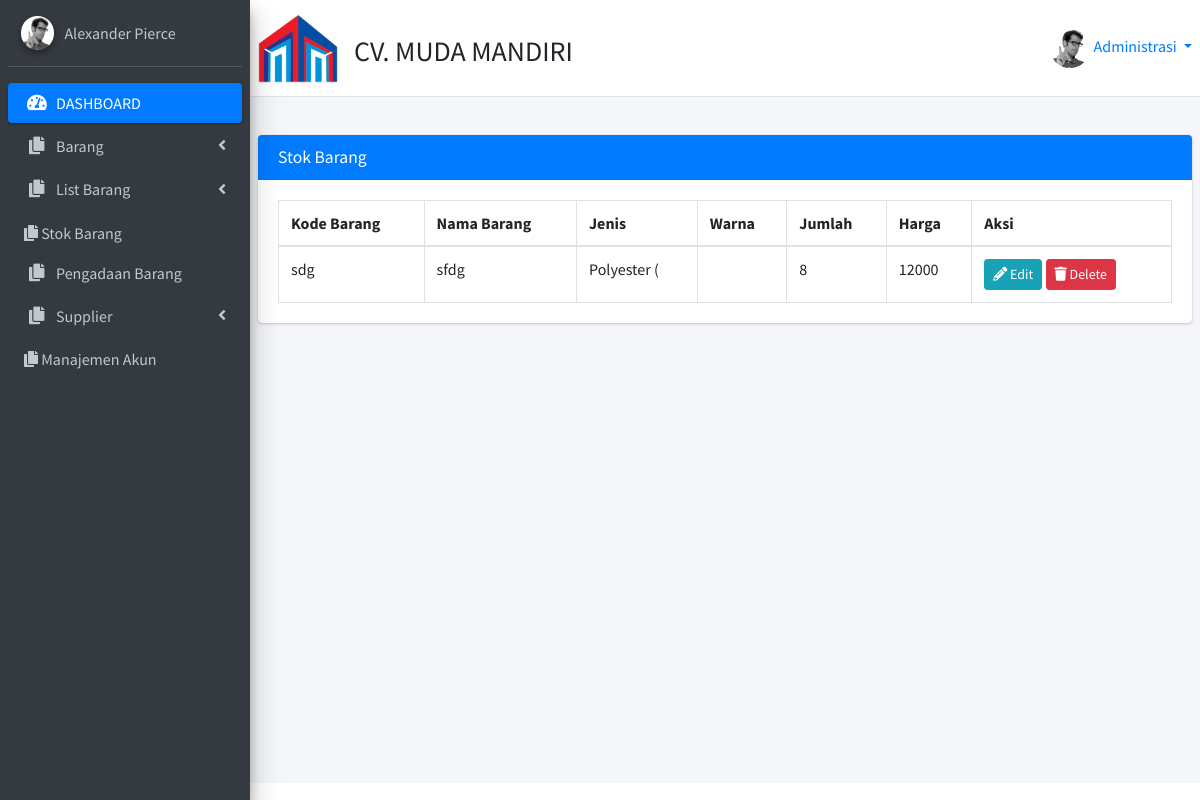
Screenshot of /stok_barang.php (signed in) with the database file from the repository.
### tables this page shows
CREATE TABLE `barang` (
  `kode_barang` varchar(10) NOT NULL,
  `nama_barang` varchar(15) NOT NULL,
  `harga` int(20) NOT NULL,
  `jumlah` int(3) NOT NULL,
  `jenis` varchar(30) NOT NULL,
  `kode_warna` int(11) NOT NULL,
  `updated_time` timestamp NOT NULL DEFAULT CURRENT_TIMESTAMP ON UPDATE CURRENT_TIMESTAMP,
  `total` int(11) DEFAULT NULL,
  `supplier` varchar(50) DEFAULT NULL
);

### stok_barang.php (the view, shortened to what this page needs)
<html>
<?php include ('header.php');?>
<body>
<?php
		$link = mysqli_connect("localhost", "root", "", "mudamandiri");
		?>
    <div class = "wrapper">
        <?php include ("navbar.php"); ?>
        <?php include ("sidebar.php"); ?>
    <div class="content-wrapper">
        <section class="content-header">
    </section>
            <section class="content">
    <div class="row">
        <div class="col-12">
        <div class="card card-primary">
        <div class="card-header">
                <h3 class="card-title">Stok Barang</h3>
              </div>
            <div class="card-body">
            <table id="example2" class="table table-bordered table-hover">
                <thead>
                <tr>
                <th>Kode Barang</th>
                <th>Nama Barang</th>
                <th>Jenis</th>
                <th>Warna</th>
                <th>Jumlah</th>
                <th>Harga</th>
                <th>Aksi</th>
                </tr>
                </thead>
                <tbody>
                <?php
													$sql="SELECT * FROM barang";
													$result=mysqli_query($link,$sql);
													while($data = mysqli_fetch_array($result,MYSQLI_ASSOC)){
													?>
                <tr>
                <td><?php echo $data["kode_barang"]; ?></td>
                <td><?php echo $data["nama_barang"]; ?></td>
                <td><?php echo $data["jenis"]; ?></td>
                <td><?php echo $data["warna"]; ?></td>
                <td><?php echo $data["jumlah"]; ?></td>
                <td><?php echo $data["harga"]; ?></td>
                <td><a class="btn btn-info btn-sm" href="edit_barang_masuk.php?ni=<?php echo $data['kode_barang'];?>">
                    <i class="fas fa-pencil-alt"></i>
                    Edit</a>
                <a class="btn btn-danger btn-sm" href="deletebarang_masuk.php?ni=<?php echo $data['kode_barang'];?>">
                    <i class="fas fa-trash">
                    </i>
                    Delete</a>
                </td>
                </tr>
                <?php
													}
													?>
                </tbody>
            </table>
            </div>
        </div>
        </section>
            </div>
        </div>
</body>
</html>

### rows the page displays
barang: kode_barang "sdg", nama_barang "sfdg", jenis "Polyester (", jumlah "8", harga "12000"
